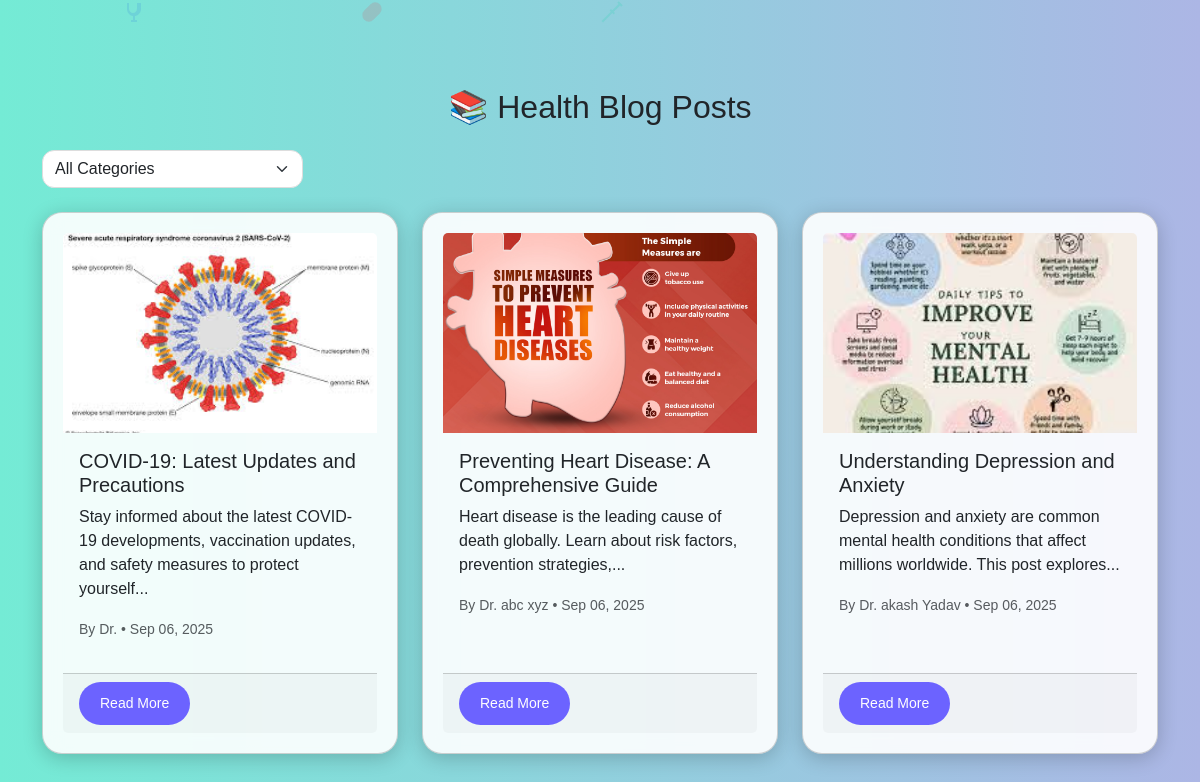
The page /blog/list/ (signed in) on the database as committed earlier.
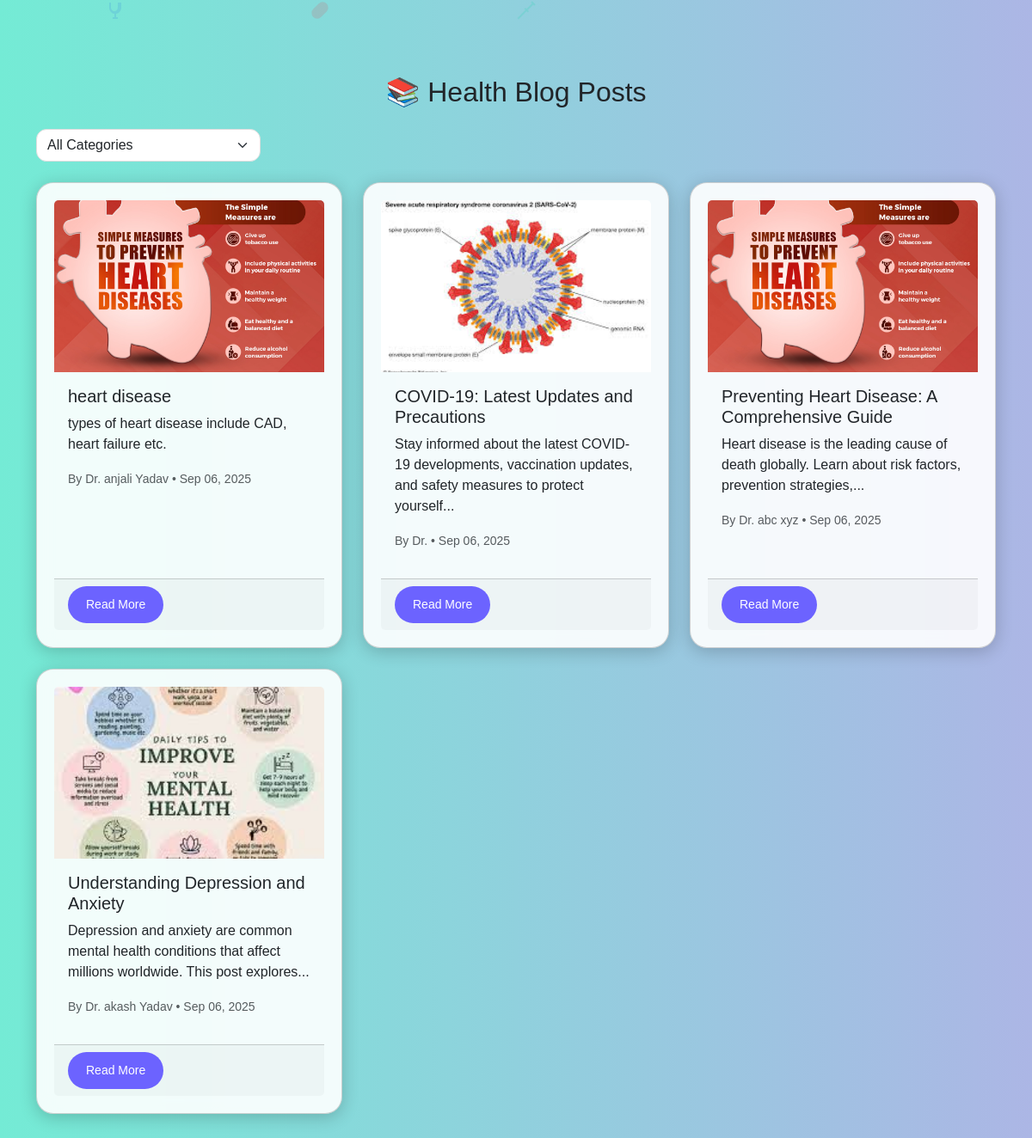
The same page on the database as committed later.
### accounts/models.py (models this page shows, shortened)
class BlogPost(models.Model):
    title = models.CharField(max_length=200)
    image = models.ImageField(upload_to="blog_images/")
    category = models.ForeignKey(Category, on_delete=models.CASCADE)
    summary = models.TextField()
    content = models.TextField()
    is_draft = models.BooleanField(default=False)
    author = models.ForeignKey(CustomUser, on_delete=models.CASCADE)
    created_at = models.DateTimeField(auto_now_add=True)
    updated_at = models.DateTimeField(auto_now=True)
    class Meta:
        verbose_name_plural = "Blog Posts"
    def truncated_summary(self):
        words = self.summary.split()
        if len(words) > 15:
            return ' '.join(words[:15]) + '...'
        return self.summary

class CustomUser(AbstractUser):
    USER_TYPE_CHOICES = (
        ('patient', 'Patient'),
        ('doctor', 'Doctor'),
    )
    user_type = models.CharField(max_length=10, choices=USER_TYPE_CHOICES)
    profile_picture = models.ImageField(upload_to="profiles/", blank=True, null=True)
    address_line1 = models.CharField(max_length=255)
    city = models.CharField(max_length=100)
    state = models.CharField(max_length=100)
    pincode = models.CharField(max_length=10)

### accounts/views.py (the view)
# urls.py: path('blog/list/', views.blog_list, name='blog_list'),
@login_required
def blog_list(request):
    categories = Category.objects.all()
    category_id = request.GET.get('category')
    if category_id:
        blogs = BlogPost.objects.filter(category_id=category_id, is_draft=False)
    else:
        blogs = BlogPost.objects.filter(is_draft=False)
    blogs = blogs.order_by('-created_at')
    return render(request, 'blog_list.html', {'blogs': blogs, 'categories': categories})

### accounts/templates/blog_list.html (shortened to what this page needs)
{% extends "base.html" %}
{% block content %}
<div class="container py-5">
    <h2 class="text-center mb-4">📚 Health Blog Posts</h2>
    <div class="row mb-4">
        <div class="col-md-3">
            <select class="form-select" onchange="if(this.value) window.location.href=this.value">
                <option value="{% url 'blog_list' %}">All Categories</option>
            </select>
        </div>
    </div>
    <div class="row">
        {% for blog in blogs %}
        <div class="col-md-4 mb-4">
            <div class="card h-100 animate__animated animate__fadeIn">
                {% if blog.image %}
                <img src="{{ blog.image.url }}" class="card-img-top" alt="{{ blog.title }}" style="height: 200px; object-fit: cover;">
                {% endif %}
                <div class="card-body">
                    <h5 class="card-title">{{ blog.title }}</h5>
                    <p class="card-text">{{ blog.truncated_summary }}</p>
                    <p class="text-muted">
                        <small>
                            By Dr. {{ blog.author.first_name }} {{ blog.author.last_name }} •
                            {{ blog.created_at|date:"M d, Y" }}
                        </small>
                    </p>
                </div>
                <div class="card-footer">
                    <a href="{% url 'blog_detail' blog.pk %}" class="btn btn-custom btn-sm">Read More</a>
                </div>
            </div>
        </div>
        {% endfor %}
    </div>
</div>
{% endblock %}

Rows that differ between the two databases and show on the page:
added BlogPost: image (picture), title "heart disease", truncated_summary "types of heart disease include CAD, heart failure etc.", author.first_name "anjali", author.last_name "Yadav", created_at "Sep 06, 2025"
